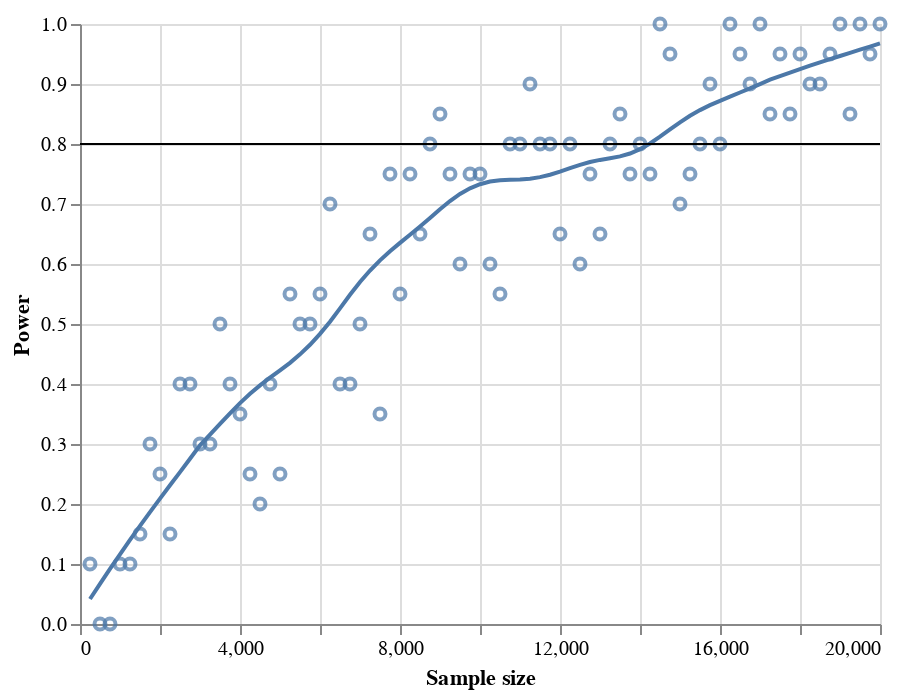

The notebook cell saved with this chart:
### Code cell
power_dist = pd.DataFrame(power_dist, columns=['sample_size', 'power'])

source = power_dist

tbase = alt.Chart().encode(
    x=alt.X('sample_size', axis=alt.Axis(title='Sample size')),
    y=alt.Y('power', axis=alt.Axis(title='Power'))
)

hline = alt.Chart().mark_rule().encode(
    y=alt.Y('a:Q', axis=alt.Axis(title='')),

)

alt.layer(
    tbase.mark_point(),
    tbase.transform_loess('sample_size', 'power').mark_line(),
    hline,
    data=source
).transform_calculate(a="0.8")

### Figure 1 — Vega-Lite specification as saved in the notebook (floating-point values rounded to 4 significant figures)
{"config": {"view": {"continuousWidth": 400, "continuousHeight": 300}}, "layer": [{"mark": "point", "encoding": {"x": {"type": "quantitative", "axis": {"title": "Sample size"}, "field": "sample_size"}, "y": {"type": "quantitative", "axis": {"title": "Power"}, "field": "power"}}}, {"mark": "line", "encoding": {"x": {"type": "quantitative", "axis": {"title": "Sample size"}, "field": "sample_size"}, "y": {"type": "quantitative", "axis": {"title": "Power"}, "field": "power"}}, "transform": [{"loess": "power", "on": "sample_size"}]}, {"mark": "rule", "encoding": {"y": {"type": "quantitative", "axis": {"title": ""}, "field": "a"}}}], "data": {"name": "data-56d692c902c2238abc82ec4854f5d475"}, "transform": [{"calculate": "0.8", "as": "a"}], "$schema": "https://vega.github.io/schema/vega-lite/v4.0.2.json", "datasets": {"data-56d692c902c2238abc82ec4854f5d475": [{"sample_size": 250.0, "power": 0.1}, {"sample_size": 500.0, "power": 0.0}, {"sample_size": 750.0, "power": 0.0}, {"sample_size": 1000.0, "power": 0.1}, {"sample_size": 1250.0, "power": 0.1}, {"sample_size": 1500.0, "power": 0.15}, {"sample_size": 1750.0, "power": 0.3}, {"sample_size": 2000.0, "power": 0.25}, {"sample_size": 2250.0, "power": 0.15}, {"sample_size": 2500.0, "power": 0.4}, {"sample_size": 2750.0, "power": 0.4}, {"sample_size": 3000.0, "power": 0.3}, {"sample_size": 3250.0, "power": 0.3}, {"sample_size": 3500.0, "power": 0.5}, {"sample_size": 3750.0, "power": 0.4}, {"sample_size": 4000.0, "power": 0.35}, {"sample_size": 4250.0, "power": 0.25}, {"sample_size": 4500.0, "power": 0.2}, {"sample_size": 4750.0, "power": 0.4}, {"sample_size": 5000.0, "power": 0.25}, {"sample_size": 5250.0, "power": 0.55}, {"sample_size": 5500.0, "power": 0.5}, {"sample_size": 5750.0, "power": 0.5}, {"sample_size": 6000.0, "power": 0.55}, {"sample_size": 6250.0, "power": 0.7}, {"sample_size": 6500.0, "power": 0.4}, {"sample_size": 6750.0, "power": 0.4}, {"sample_size": 7000.0, "power": 0.5}, {"sample_size": 7250.0, "power": 0.65}, {"sample_size": 7500.0, "power": 0.35}, {"sample_size": 7750.0, "power": 0.75}, {"sample_size": 8000.0, "power": 0.55}, {"sample_size": 8250.0, "power": 0.75}, {"sample_size": 8500.0, "power": 0.65}, {"sample_size": 8750.0, "power": 0.8}, {"sample_size": 9000.0, "power": 0.85}, {"sample_size": 9250.0, "power": 0.75}, {"sample_size": 9500.0, "power": 0.6}, {"sample_size": 9750.0, "power": 0.75}, {"sample_size": 10000.0, "power": 0.75}, {"sample_size": 10250.0, "power": 0.6}, {"sample_size": 10500.0, "power": 0.55}, {"sample_size": 10750.0, "power": 0.8}, {"sample_size": 11000.0, "power": 0.8}, {"sample_size": 11250.0, "power": 0.9}, {"sample_size": 11500.0, "power": 0.8}, {"sample_size": 11750.0, "power": 0.8}, {"sample_size": 12000.0, "power": 0.65}, {"sample_size": 12250.0, "power": 0.8}, {"sample_size": 12500.0, "power": 0.6}, {"sample_size": 12750.0, "power": 0.75}, {"sample_size": 13000.0, "power": 0.65}, {"sample_size": 13250.0, "power": 0.8}, {"sample_size": 13500.0, "power": 0.85}, {"sample_size": 13750.0, "power": 0.75}, {"sample_size": 14000.0, "power": 0.8}, {"sample_size": 14250.0, "power": 0.75}, {"sample_size": 14500.0, "power": 1.0}, {"sample_size": 14750.0, "power": 0.95}, {"sample_size": 15000.0, "power": 0.7}, {"sample_size": 15250.0, "power": 0.75}, {"sample_size": 15500.0, "power": 0.8}, {"sample_size": 15750.0, "power": 0.9}, {"sample_size": 16000.0, "power": 0.8}, {"sample_size": 16250.0, "power": 1.0}, {"sample_size": 16500.0, "power": 0.95}, {"sample_size": 16750.0, "power": 0.9}, {"sample_size": 17000.0, "power": 1.0}, {"sample_size": 17250.0, "power": 0.85}, {"sample_size": 17500.0, "power": 0.95}, {"sample_size": 17750.0, "power": 0.85}, {"sample_size": 18000.0, "power": 0.95}, {"sample_size": 18250.0, "power": 0.9}, {"sample_size": 18500.0, "power": 0.9}, {"sample_size": 18750.0, "power": 0.95}, {"sample_size": 19000.0, "power": 1.0}, {"sample_size": 19250.0, "power": 0.85}, {"sample_size": 19500.0, "power": 1.0}, {"sample_size": 19750.0, "power": 0.95}, {"sample_size": 20000.0, "power": 1.0}]}}
